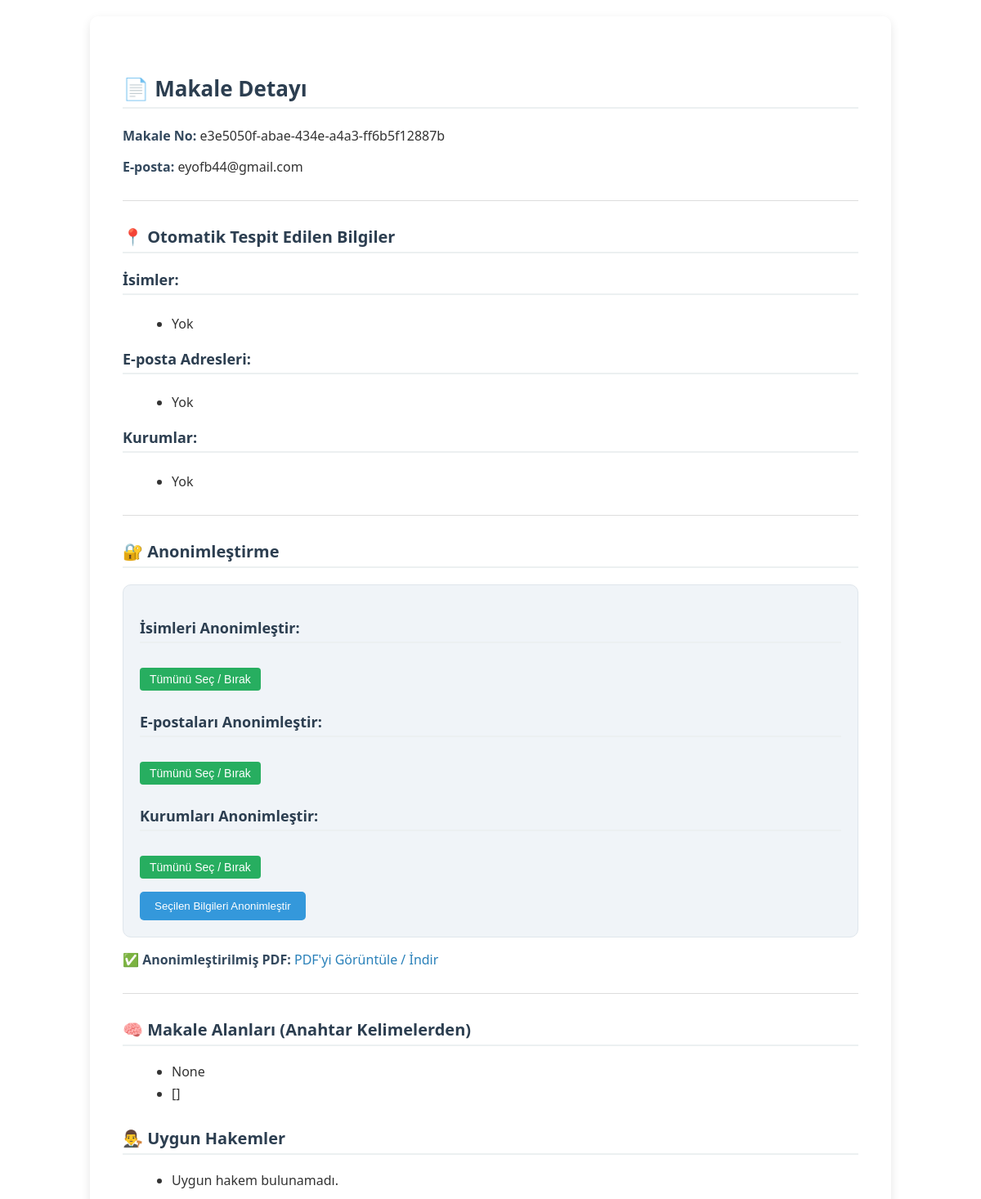
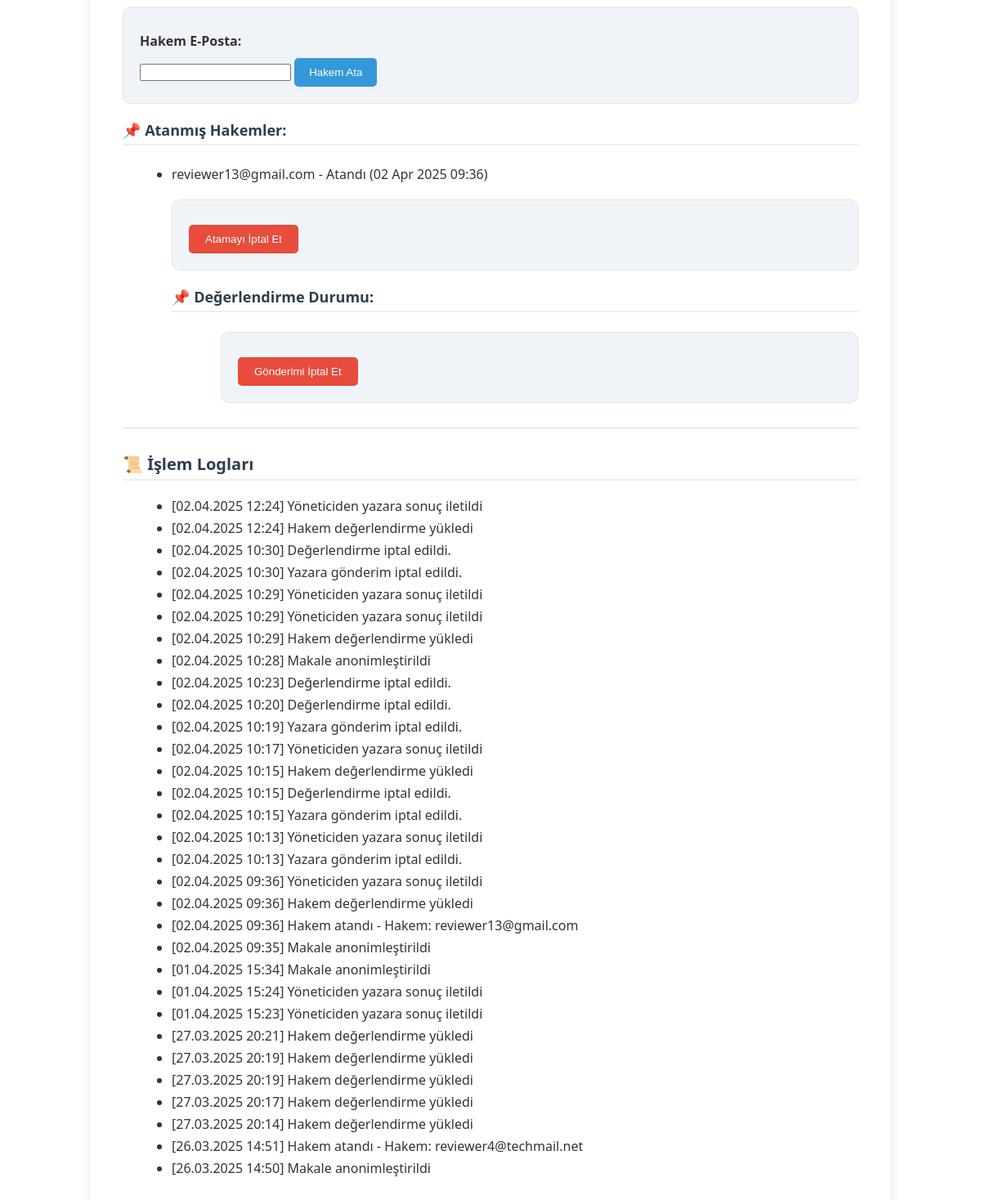
The page /yonetici/makale/3/ on the database its author committed (2 pictures, top to bottom).
### projectapp/models.py (models this page shows, shortened)
class article(models.Model):
    id = models.IntegerField(primary_key=True)
    name = models.CharField(max_length=30)
    article_no = models.UUIDField(default=uuid.uuid4, editable=False, unique=True)
    article_pdf = models.FileField()
    email = models.EmailField(default='example@gmail.com')
    upload_date = models.DateField(auto_now_add=True)
    status = models.CharField(max_length=20,default='Awaiting review')
    author_message = models.CharField(max_length=100,blank=True, null=True)
    anonymized_pdf = models.FileField(upload_to='anon_pdfs/', null=True, blank=True)  # Eklenen alan
    created_at = models.DateTimeField(auto_now_add=True , null=True, blank=True)
    keywords = models.JSONField(null=True, blank=True)
    encrypted_id = models.CharField(max_length=256, blank=True, null=True)
    final_pdf = models.FileField(upload_to='final_pdfs/', null=True, blank=True)

class review_assignment(models.Model):
    article = models.ForeignKey(article, on_delete=models.CASCADE)
    email= models.EmailField()
    assigned_at = models.DateTimeField(auto_now_add=True)
    status = models.CharField(max_length=50, default="Atandı")

class logs(models.Model):
    article = models.ForeignKey('article', on_delete=models.CASCADE)
    timestamp = models.DateTimeField(auto_now_add=True)
    action = models.CharField(max_length=255)  # "Anonimleştirildi", "Hakem atandı" gibi
    detail = models.TextField(blank=True, null=True)  # opsiyonel açıklama

### projectapp/views.py (the view, shortened to what this page needs)
# urls.py: path('yonetici/makale/<int:pk>/', views.article_detail_admin, name='article_detail_admin'),
def article_detail_admin(request, pk):
    article = get_object_or_404(models.article, pk=pk)
    text = read_pdf(article.article_pdf.path)
    authors_info = extract_authors_info(text)
    form = forms.AnonSelectForm(dynamic_data=authors_info)
    reviewer_form = forms.ReviewerAssignForm()
    top_field, top_keywords = get_top_field_and_keywords(text)
    matched_reviewers = list(get_matching_reviewers_by_keywords(top_keywords))
    print(top_field, top_keywords, matched_reviewers)
    article.keywords = top_keywords
    article.save()
    matched_fields = [top_field ]
    matched_fields.append(top_keywords)
    suggested_reviewers = matched_reviewers
    assignments = models.review_assignment.objects.filter(article=article)
    logs = article.logs_set.all().order_by("-timestamp")
    return render(request, "article_detail_admin.html", {
        "article": article,
        "form": form,
        "authors_info": authors_info,
        "reviewer_form": reviewer_form,
        "assignments": assignments,
        "logs": logs,
        "matched_fields": matched_fields,
        "suggested_reviewers": suggested_reviewers
    })

### projectapp/forms.py
class AnonSelectForm(forms.Form):
   names = forms.MultipleChoiceField(
       widget=forms.CheckboxSelectMultiple,
       required=False
   )
   emails = forms.MultipleChoiceField(
       widget=forms.CheckboxSelectMultiple,
       required=False
   )
   universities = forms.MultipleChoiceField(
       widget=forms.CheckboxSelectMultiple,
       required=False
   )
   def __init__(self, *args, **kwargs):
       dynamic_data = kwargs.pop("dynamic_data", {})
       super().__init__(*args, **kwargs)
       self.fields['names'].choices = [(x, x) for x in dynamic_data.get("names", [])]
       self.fields['emails'].choices = [(x, x) for x in dynamic_data.get("emails", [])]
       self.fields['universities'].choices = [(x, x) for x in dynamic_data.get("universities", [])]

class ReviewerAssignForm(forms.Form):
    reviewer_email = forms.EmailField(label="Hakem E-posta")

### projectapp/views.py (called while the page is built, shortened)
def read_pdf(pdf_path):
    pdf = fitz.open(pdf_path)
    all_text = ""
    for page in pdf:
        all_text += page.get_text()
    pdf.close()
    return all_text

def exclude_names(names):
    exclude_names = ['university','technology','information','network','science','abstractas']
    for i in names :
        if exclude_names.__contains__(i):
            names.remove(i)
    print("buraya bak:" ,names)

def clean_text(text):
    text = text.translate(str.maketrans('', '', string.punctuation))
    text = re.sub(r'[^\w\s]', '', text)
    text = re.sub(r'\d+', '', text)
    text = text.lower()
    stop_words = set(stopwords.words('english'))
    words = text.split()
    filtered_text = [word for word in words if word not in stop_words]
    return ' '.join(filtered_text)

def infer_fields_by_keyword_frequency(text):
    lower_text = text.lower()
    result = {}
    for field, keywords in FIELD_KEYWORDS.items():
        keyword_counts = {}
        total = 0
        for kw in keywords:
            matches = re.findall(r'\b' + re.escape(kw.lower()) + r'\b', lower_text)
            count = len(matches)
            if count > 0:
                keyword_counts[kw] = count
                total += count
        if total > 0:
            result[field] = {
                "total": total,
                "details": keyword_counts
            }
    sorted_result = dict(sorted(result.items(), key=lambda x: x[1]['total'], reverse=True))
    return sorted_result

def get_top_field_and_keywords(text):
    field_data = infer_fields_by_keyword_frequency(text)
    if not field_data:
        return None, []

### projectapp/templates/article_detail_admin.html (shortened to what this page needs)
<!DOCTYPE html>
<html lang="tr">
<head>
</head>
<body>
<h2>📄 Makale Detayı</h2>
<p><strong>Makale No:</strong> {{ article.article_no }}</p>
<p><strong>E-posta:</strong> {{ article.email }}</p>
<hr>
<h3>📍 Otomatik Tespit Edilen Bilgiler</h3>
<h4>İsimler:</h4>
<ul>
    {% for name in authors_info.names %}
        <li>{{ name }}</li>
    {% empty %}
        <li>Yok</li>
    {% endfor %}
</ul>
<h4>E-posta Adresleri:</h4>
<ul>
    {% for email in authors_info.emails %}
        <li>{{ email }}</li>
    {% empty %}
        <li>Yok</li>
    {% endfor %}
</ul>
<h4>Kurumlar:</h4>
<ul>
    {% for uni in authors_info.universities %}
        <li>{{ uni }}</li>
    {% empty %}
        <li>Yok</li>
    {% endfor %}
</ul>
<hr>
<h3>🔐 Anonimleştirme</h3>
    <form method="post">
        <h4>İsimleri Anonimleştir:</h4>
        <button type="button" class="toggle-btn" onclick="toggleAll('id_names')">Tümünü Seç / Bırak</button>
        <h4>E-postaları Anonimleştir:</h4>
        <button type="button" class="toggle-btn" onclick="toggleAll('id_emails')">Tümünü Seç / Bırak</button>
        <h4>Kurumları Anonimleştir:</h4>
        <button type="button" class="toggle-btn" onclick="toggleAll('id_universities')">Tümünü Seç / Bırak</button>
        <button type="submit" name="anonymize_btn" >Seçilen Bilgileri Anonimleştir</button>
    </form>
{% if article.anonymized_pdf %}
    <p>✅ <strong>Anonimleştirilmiş PDF:</strong>
        <a href="{{ article.anonymized_pdf.url }}" target="_blank">PDF'yi Görüntüle / İndir</a>
    </p>
{% endif %}
<hr>
<h3>🧠 Makale Alanları (Anahtar Kelimelerden)</h3>
<ul>
    {% for field in matched_fields %}
        <li>{{ field }}</li>
    {% empty %}
        <li>Alan tespit edilemedi.</li>
    {% endfor %}
</ul>
<h3>👨‍⚖️ Uygun Hakemler</h3>
<ul>
    {% for reviewer in suggested_reviewers %}
        <li>{{ reviewer.email }} - <small>İlgi alanları: {{ reviewer.interested_subfields }}</small></li>
    {% empty %}
        <li>Uygun hakem bulunamadı.</li>
    {% endfor %}
</ul>
<form method="post">
    <label for="reviewer_email">Hakem E-Posta:</label>
    {{ reviewer_form.reviewer_email }}
    <button type="submit" name="assign_btn">Hakem Ata</button>
</form>
<h4>📌 Atanmış Hakemler:</h4>
<ul>
    {% for assignment in assignments %}
        <li>{{ assignment.email }} - {{ assignment.status }} ({{ assignment.assigned_at|date:"d M Y H:i" }})</li>
        <form method="post" action="{% url 'cancel_assigment_review' %}">
            <button type="submit" style="background-color:#e74c3c; color:white; padding:10px 20px; border:none; border-radius:5px; cursor:pointer;">
              Atamayı İptal Et
            </button>
          </form>
          <h4>📌 Değerlendirme Durumu:</h4>
<ul>
{% if article.status == "Article Reviewed" %}
  <form method="post" action="{% url 'send_final_to_author' %}">
    {% csrf_token %}
    <input type="hidden" name="article_id" value="{{ article.id }}">
    <button type="submit" style="background-color:#2ecc71; color:white; padding:10px 20px; border:none; border-radius:5px; cursor:pointer;">
      Yazara Sonuç PDF'ini Gönder
    </button>
  </form>
  <form method="post" action="{% url 'cancel_review' %}">
    {% csrf_token %}
    <input type="hidden" name="article_id" value="{{ article.id }}">
    <button type="submit" style="background-color:#e74c3c; color:white; padding:10px 20px; border:none; border-radius:5px; cursor:pointer;">
      Değerlendirmeyi İptal Et
    </button>
  </form>
{% elif article.status == "Result Sent to Author" %}
  <form method="post" action="{% url 'cancel_review_to_author' %}">
    <button type="submit" style="background-color:#e74c3c; color:white; padding:10px 20px; border:none; border-radius:5px; cursor:pointer;">
      Gönderimi İptal Et
    </button>
  </form>
    {%else %}
    <li>Değerlendirme Bekliyor.</li>
{% endif %}
</ul>
    {% empty %}
        <li>Henüz hakem ataması yapılmamış.</li>
    {% endfor %}
</ul>
<hr>
<h3>📜 İşlem Logları</h3>
<ul>
    {% for log in logs %}
        <li>[{{ log.timestamp|date:"d.m.Y H:i" }}] {{ log.action }} {% if log.detail %}- {{ log.detail }}{% endif %}</li>
    {% empty %}
        <li>Log kaydı bulunamadı.</li>
    {% endfor %}
</ul>
</body>
</html>

### projectapp/templates/article_detail_admin.html (style rules this page uses)
body { font-family: 'Segoe UI', Tahoma, Geneva, Verdana, sans-serif; background-color: #f9f9f9; color: #333; margin: 20px auto; padding: 40px; max-width: 900px; border-radius: 10px; background-color: white; box-shadow: 0 4px 12px rgba(0,0,0,0.1); }
h2, h3, h4 { color: #2c3e50; margin-top: 30px; border-bottom: 2px solid #ecf0f1; padding-bottom: 5px; }
h2 { font-size: 26px; }
h3 { font-size: 20px; }
h4 { font-size: 18px; margin-top: 20px; }
ul { list-style-type: disc; margin-left: 20px; margin-bottom: 20px; }
li { margin-bottom: 5px; }
strong { color: #34495e; }
hr { border: none; height: 1px; background-color: #ddd; margin: 30px 0; }
form { margin-top: 20px; background-color: #f0f4f8; padding: 20px; border-radius: 10px; border: 1px solid #dfe6ec; }
label { font-weight: bold; display: block; margin-top: 10px; }
button { background-color: #3498db; color: white; padding: 10px 18px; border: none; border-radius: 5px; cursor: pointer; margin-top: 10px; }
a { color: #2980b9; text-decoration: none; }
p { margin-bottom: 10px; }
.toggle-btn { background-color: #27ae60; color: white; border: none; padding: 6px 12px; margin: 6px 0; border-radius: 4px; font-size: 14px; cursor: pointer; }

### rows shown on the page
article: article_no "e3e5050f-abae-434e-a4a3-ff6b5f12887b", email "eyofb44@gmail.com", matched_fields "[]"
review_assignment: email "reviewer13@gmail.com", status "Atandı", assigned_at "02 Apr 2025 09:36"
logs: timestamp "02.04.2025 12:24", action "Yöneticiden yazara sonuç iletildi"
logs: timestamp "02.04.2025 12:24", action "Hakem değerlendirme yükledi"
logs: timestamp "02.04.2025 10:30", action "Değerlendirme iptal edildi."
logs: timestamp "02.04.2025 10:30", action "Yazara gönderim iptal edildi."
logs: timestamp "02.04.2025 10:29", action "Yöneticiden yazara sonuç iletildi"
logs: timestamp "02.04.2025 10:29", action "Yöneticiden yazara sonuç iletildi"
logs: timestamp "02.04.2025 10:29", action "Hakem değerlendirme yükledi"
logs: timestamp "02.04.2025 10:28", action "Makale anonimleştirildi"
logs: timestamp "02.04.2025 10:23", action "Değerlendirme iptal edildi."
logs: timestamp "02.04.2025 10:20", action "Değerlendirme iptal edildi."
logs: timestamp "02.04.2025 10:19", action "Yazara gönderim iptal edildi."
logs: timestamp "02.04.2025 10:17", action "Yöneticiden yazara sonuç iletildi"
logs: timestamp "02.04.2025 10:15", action "Hakem değerlendirme yükledi"
logs: timestamp "02.04.2025 10:15", action "Değerlendirme iptal edildi."
logs: timestamp "02.04.2025 10:15", action "Yazara gönderim iptal edildi."
logs: timestamp "02.04.2025 10:13", action "Yöneticiden yazara sonuç iletildi"
logs: timestamp "02.04.2025 10:13", action "Yazara gönderim iptal edildi."
logs: timestamp "02.04.2025 09:36", action "Yöneticiden yazara sonuç iletildi"
logs: timestamp "02.04.2025 09:36", action "Hakem değerlendirme yükledi"
logs: timestamp "02.04.2025 09:36", action "Hakem atandı", detail "Hakem: reviewer13@gmail.com"
logs: timestamp "02.04.2025 09:35", action "Makale anonimleştirildi"
logs: timestamp "01.04.2025 15:34", action "Makale anonimleştirildi"
logs: timestamp "01.04.2025 15:24", action "Yöneticiden yazara sonuç iletildi"
logs: timestamp "01.04.2025 15:23", action "Yöneticiden yazara sonuç iletildi"
logs: timestamp "27.03.2025 20:21", action "Hakem değerlendirme yükledi"
logs: timestamp "27.03.2025 20:19", action "Hakem değerlendirme yükledi"
logs: timestamp "27.03.2025 20:19", action "Hakem değerlendirme yükledi"
logs: timestamp "27.03.2025 20:17", action "Hakem değerlendirme yükledi"
logs: timestamp "27.03.2025 20:14", action "Hakem değerlendirme yükledi"
logs: timestamp "26.03.2025 14:51", action "Hakem atandı", detail "Hakem: reviewer4@techmail.net"
logs: timestamp "26.03.2025 14:50", action "Makale anonimleştirildi"

### other values the page prints
{{ field }} "None"
